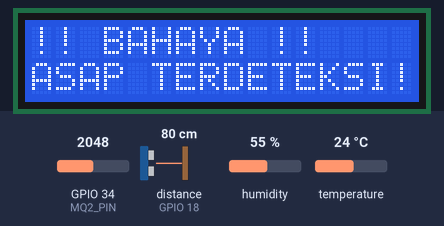
A program run on a simulated ESP32. Parts: 16×2 character LCD. Wiring (from diagram.json): ultrasonic range finder: trigger GPIO 5; echo GPIO 18. Inputs (shaded band) come from the test bench; at power-on: GPIO 34 (MQ2_PIN) = 2048, distance to the obstacle (sensor on GPIO 18) 80 cm, humidity 55 %, temperature 24 °C. The echo pulse lasts 58.3 µs per cm; WiFi joins after 1.5 s; servers stay silent unless stated; random numbers use the default seed unless the program sets one; no MQTT or app messages arrive unless stated; what the program prints to the serial monitor is not drawn.

Above: at 4.8 s.
4.9 s: GPIO 34 (MQ2_PIN) set to 1949
At 7.2 s:
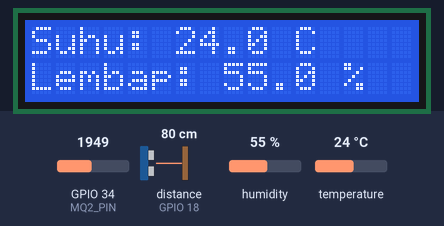
10.8 s: distance to the obstacle (sensor on GPIO 18) set to 22 cm
16.7 s: distance to the obstacle (sensor on GPIO 18) set to 18 cm
At 22.3 s:
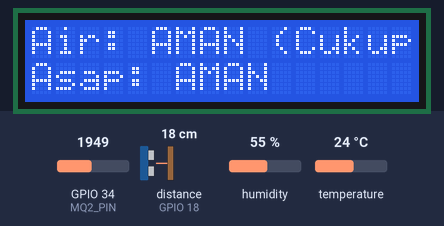
22.6 s: humidity set to 22 %
At 25.8 s:
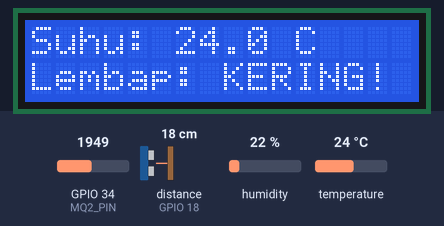
28.5 s: temperature set to 12 °C
At 31.6 s:
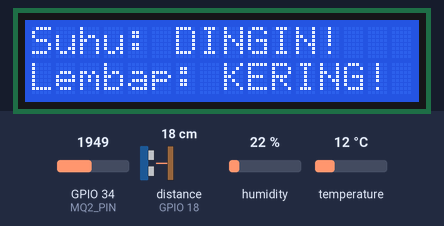
34.4 s: humidity set to 40 %
At 37.4 s:
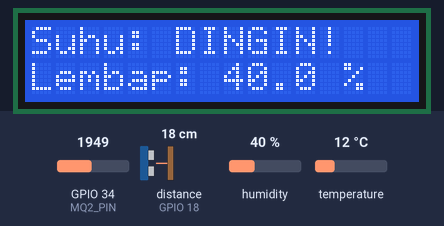
Timing chart, 0 to 38.9 s (numbered marks = the images above; inputs shaded):
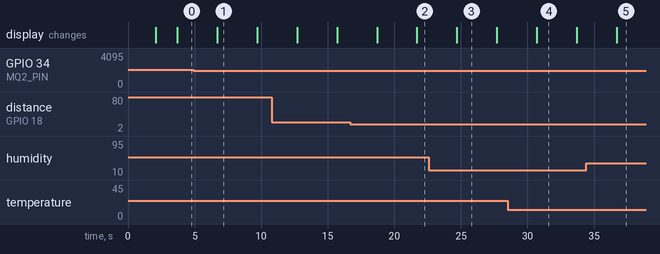

Measured:
- the behaviour switches between 2001 and 2000 on GPIO 34 (MQ2_PIN) (found by bisection; images 0 and 1)
- the behaviour switches between 21 and 20 cm on distance to the obstacle (sensor on GPIO 18) (found by bisection; images 1 and 2)
- after the input at 4.9 s, the display: changes after 1.8 s (image 1)
- what the display in image 1 shows lasts 3.0 s, from 6.7 s to 9.7 s

The program:

main.cpp
```cpp
#include <Wire.h>
#include <LiquidCrystal_I2C.h>
#include <DHT.h>
#include <WiFi.h>
#include <PubSubClient.h>
#include <ArduinoJson.h>

// ================= WIFI & MQTT =================
const char* ssid = "Wokwi-GUEST";
const char* password = "";
const char* mqtt_server = "broker.emqx.io";
const int mqtt_port = 1883;
const char* mqtt_topic = "iot_monitoring/IlhamRama1211/sensor";

WiFiClient espClient;
PubSubClient client(espClient);

// ================= PENGATURAN PIN =================
#define DHTPIN 4
#define DHTTYPE DHT22
DHT dht(DHTPIN, DHTTYPE);

#define TRIG_PIN 5
#define ECHO_PIN 18
#define MQ2_PIN 34

LiquidCrystal_I2C lcd(0x27, 16, 2);

unsigned long previousMillis = 0;
const long interval = 3000;
int screenState = 0;

void setup_wifi() {
  delay(10);
  Serial.print("Menghubungkan ke WiFi");
  WiFi.begin(ssid, password);
  while (WiFi.status() != WL_CONNECTED) {
    delay(500);
    Serial.print(".");
  }
  Serial.println(" terhubung!");
}

void reconnect_mqtt() {
  while (!client.connected()) {
    Serial.print("Menghubungkan ke MQTT broker...");
    String clientId = "ESP32Client-" + String(random(0xffff), HEX);
    if (client.connect(clientId.c_str())) {
      Serial.println("terhubung");
    } else {
      Serial.print("gagal, rc=");
      Serial.print(client.state());
      delay(2000);
    }
  }
}

void publishData(float t, float h, float distance, int mq2Value) {
  StaticJsonDocument<200> doc;
  doc["device_id"] = "esp32_tanaman_01";
  doc["suhu"] = t;
  doc["kelembapan"] = h;
  doc["jarak_air"] = distance;
  doc["gas_value"] = mq2Value;

  char buffer[200];
  serializeJson(doc, buffer);
  client.publish(mqtt_topic, buffer);
  Serial.print("Terkirim: ");
  Serial.println(buffer);
}

void setup() {
  Serial.begin(115200);

  dht.begin();
  pinMode(TRIG_PIN, OUTPUT);
  pinMode(ECHO_PIN, INPUT);

  lcd.init();
  lcd.backlight();
  lcd.setCursor(0, 0);
  lcd.print("Sistem Monitor");
  lcd.setCursor(0, 1);
  lcd.print("Tanaman ESP32");
  delay(2000);
  lcd.clear();

  setup_wifi();
  client.setServer(mqtt_server, mqtt_port);
}

void loop() {
  if (!client.connected()) {
    reconnect_mqtt();
  }
  client.loop();

  float h = dht.readHumidity();
  float t = dht.readTemperature();

  digitalWrite(TRIG_PIN, LOW);
  delayMicroseconds(2);
  digitalWrite(TRIG_PIN, HIGH);
  delayMicroseconds(10);
  digitalWrite(TRIG_PIN, LOW);
  long duration = pulseIn(ECHO_PIN, HIGH, 30000);
  float distance = duration * 0.034 / 2;

  int mq2Value = analogRead(MQ2_PIN);

  if (isnan(h) || isnan(t)) {
    Serial.println("Gagal membaca dari sensor DHT!");
    return;
  }

  unsigned long currentMillis = millis();

  if (currentMillis - previousMillis >= interval) {
    previousMillis = currentMillis;
    lcd.clear();

    publishData(t, h, distance, mq2Value);

    if (mq2Value > 2000) {
      lcd.setCursor(0, 0);
      lcd.print("!! BAHAYA !!");
      lcd.setCursor(0, 1);
      lcd.print("ASAP TERDETEKSI!");
    }
    else {
      if (screenState == 0) {
        lcd.setCursor(0, 0);
        if (t > 35.0) lcd.print("Suhu: PANAS!");
        else if (t < 20.0) lcd.print("Suhu: DINGIN!");
        else { lcd.print("Suhu: "); lcd.print(t, 1); lcd.print(" C"); }

        lcd.setCursor(0, 1);
        if (h < 40.0) lcd.print("Lembap: KERING!");
        else { lcd.print("Lembap: "); lcd.print(h, 1); lcd.print(" %"); }

        screenState = 1;
      }
      else if (screenState == 1) {
        lcd.setCursor(0, 0);
        if (distance > 20.0) lcd.print("Air: HABIS!");
        else lcd.print("Air: AMAN (Cukup)");

        lcd.setCursor(0, 1);
        lcd.print("Asap: AMAN");

        screenState = 0;
      }
    }
  }
}
```
